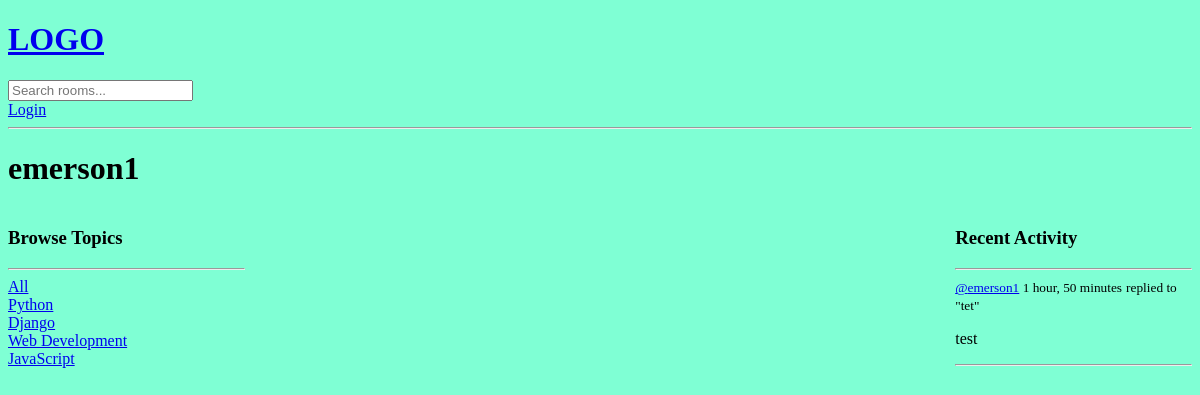
Before: /profile/3/ with the older database file.
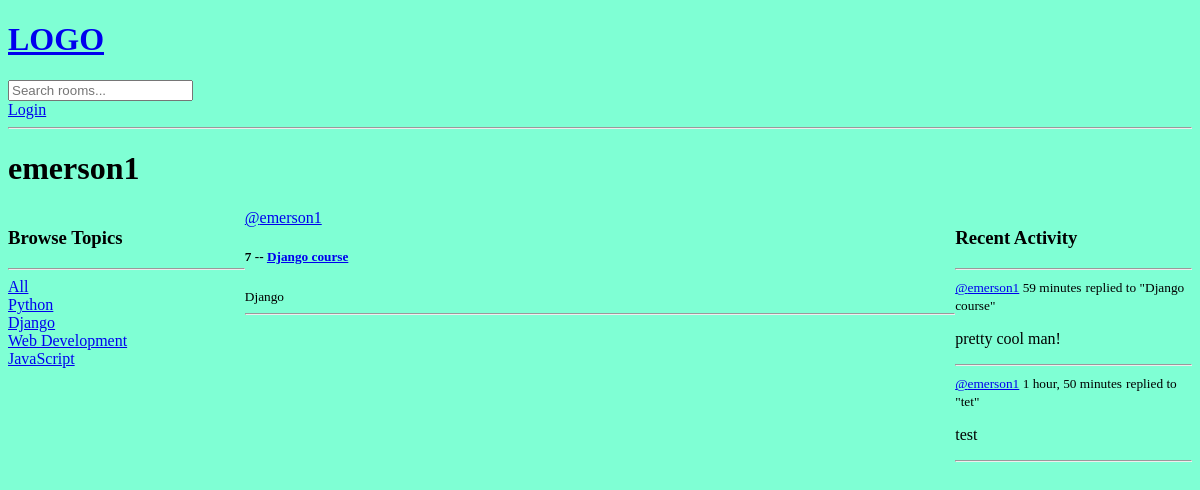
After: the same page with the newer database file.
### base/models.py (models this page shows)
class Topic(models.Model):
    name = models.CharField(max_length=200)
    def __str__(self):
        return self.name

class Message(models.Model):
    user = models.ForeignKey(User, on_delete=models.CASCADE)
    room = models.ForeignKey(Room, on_delete=models.CASCADE)
    body = models.TextField()
    updated = models.DateTimeField(auto_now=True)
    created = models.DateTimeField(auto_now_add=True)
    class Meta:
        ordering = ['-updated', '-created']
    def __str__(self):
        return self.body[0:50]

class Room(models.Model):
    host = models.ForeignKey(User, on_delete=models.SET_NULL, null=True)
    topic = models.ForeignKey(Topic, on_delete=models.SET_NULL, null=True)
    name = models.CharField(max_length=200)
    description = models.TextField(null=True, blank=True)
    participants = models.ManyToManyField(User, related_name='participants', blank=True)
    updated = models.DateTimeField(auto_now=True)
    created = models.DateTimeField(auto_now_add=True)
    class Meta:
        ordering = ['-updated', '-created']
    def __str__(self):
        return self.name

### base/views.py (the view)
# urls.py: path('profile/<str:pk>/', views.userProfile, name='user-profile'),
def userProfile(request, pk):
    user = User.objects.get(id=pk)
    rooms = user.room_set.all()
    room_messages = user.message_set.all()
    topics = Topic.objects.all()
    context = {'user': user, 'rooms': rooms, 'room_messages': room_messages, 'topics': topics}
    return render(request, 'base/profile.html', context)

### base/templates/base/profile.html (shortened to what this page needs)
{% extends 'main.html' %}
{% block content %}
<h1>{{user.username}}</h1>
<div class="profile-container">
    <div>
        {% include 'base/topics_component.html' %}
    </div>
    <div>
        {% include 'base/feed_component.html' %}
    </div>
    <div>
        {% include 'base/activity_component.html' %}
    </div>
</div>
{% endblock %}

### templates/main.html (shortened to what this page needs)
<!DOCTYPE html>
{% load static %}
<html>
<head>
    <link rel='stylesheet' type='text/css' media='screen' href="{% static 'styles/main.css' %}">
</head>
<body>
    {% include 'navbar.html' %}
    {%block content%}
    {%endblock%}
</body>
</html>

### templates/navbar.html
<a href="/">
    <h1>LOGO</h1>
</a>
<form method="GET" action="{%url 'home' %}">
    <input type="text" name="q" placeholder="Search rooms...">
</form>
{% if request.user.is_authenticated %}
<p>Hello {{request.user}}</p>
<a href="{% url 'logout' %}">Logout</a>
{% else %}
<a href="{% url 'login' %}">Login</a>
{% endif %}
<hr>

### base/templates/base/topics_component.html
<h3>Browse Topics</h3>
<hr>
<div>
    <a href="{%url 'home' %}">All</a>
</div>
{% for topic in topics %}
<div>
    <a href="{%url 'home' %}?q={{topic.name}}">{{topic}}</a>
</div>
{%endfor%}

### base/templates/base/feed_component.html (shortened to what this page needs)
<div>
    {% for room in rooms %}
    <div>
        <a href="{% url 'user-profile' room.host.id %}">@{{room.host.username}}</a>
        <h5>{{room.id}} -- <a href="{% url 'room' room.id %}">{{room.name}}</a></h5>
        <small>{{room.topic.name}}</small>
        <hr>
    </div>
    {% endfor %}
</div>

### base/templates/base/activity_component.html (shortened to what this page needs)
<h3>Recent Activity</h3>
<hr>
{% for message in room_messages %}
<div>
    <small><a href="{% url 'user-profile' message.user.id %}">@{{message.user}}</a>
        {{message.created|timesince}}</small>
    <small>replied to "{{message.room}}"</small>
    <p>{{message}}</p>
    <hr>
</div>
{%endfor%}

### static/styles/main.css (style rules this page uses)
body { background-color: aquamarine; }

### base/templates/base/profile.html (style rules this page uses)
.profile-container { display: grid; grid-template-columns: 1fr 3fr 1fr; }

Changed rows visible on the page:
added Room: host.username "emerson1", id "7", name "Django course", topic.name "Django"
added Message: user "emerson1", created "59 minutes", room "Django course", body "pretty cool man!"
